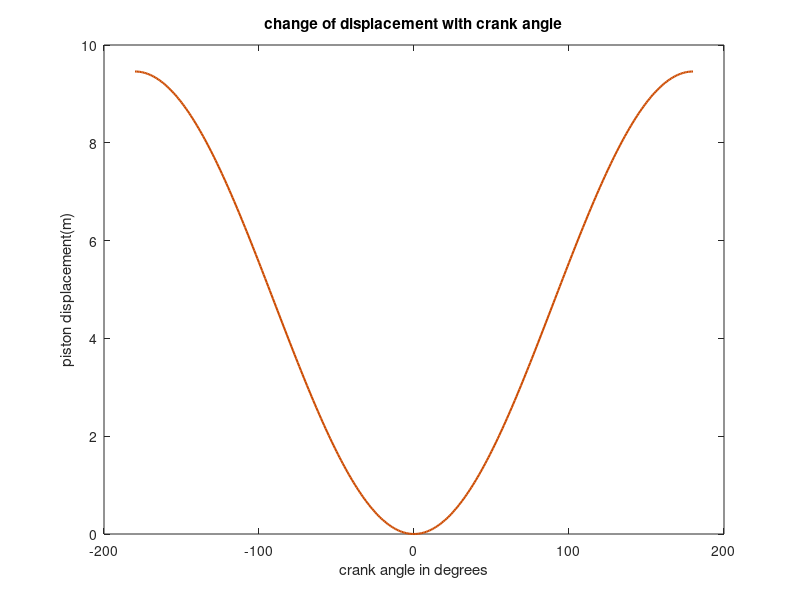

The MATLAB source for this figure: (Note: this script raises an error after producing the figure.)
%% Miller Cycle - The Chemical Oxen - Thermo Team 
% Sourcing: https://www.mathworks.com/matlabcentral/fileexchange/72686-internal-combustion-engines
%%% Combustion report
% submitted to:Prof.Osama el Bahar
% submitted by :Omar Ahmed Mohamed
% sec:3
% B.N.:7
%% constants
close all
clear all
clc
s=8.90179600020877; %stroke in meters
r=s/2; % radius
l=4*s; % connecting rod length
tmax=3000; %peak temperature in K
rc=9;%compression ratio
d=s; %diameter in meter
cv=0.718;
gamma=1.4;
n=5000; %r.p.m
theta_deg=-180:1:180;%cranck angle
theta=pi/180*theta_deg;% cranck angle in radians
p=101325;%inlet pressure 101kPA
t=27+273;%inlet temperature 300K
R=0.287; % air gas constant
%% space conservation for constant gamma
y=zeros(1,361);%position
ys=zeros(1,361);%velocity
ya=zeros(1,361);%acceleration
vs=zeros(1,362); %swept volume
ts=zeros(1,362);%instant temperature
ps=zeros(1,362);% instant pressure
wcom=zeros(1,361);% compression work
wexp=zeros(1,361);% expansion work
%% space conservation for variable gamma
gammac=zeros(1,362);% gamma as a function in temperature
cvc=zeros(1,362);% cv as a function in temperature
tsc=zeros(1,362);% instant temperature due to change of gamma
psc=zeros(1,362);% instant pressure due to change of gamma
g=zeros(1,20);% variable gamma
error=zeros(1,361);% error in gamma
%% Calculated constants
w=2*pi*n/60;
y(1)=l*((r/l)^2*sin(theta(1)/2)^2)+r*(1-cos(theta(1)));
ys(1)=r*w*(sin(theta(1))+r/l*sin(2*theta(1))/2);
ya(1)=r*w^2*(cos(theta(1))+r/l*cos(2*theta(1)));
vmax=pi/4*d^2*y(1);% max swept volume
vc=vmax/(rc-1); %clearance volume
vs(1)=vmax+vc;
ts(1)=t;
ps(1)=p;
tsc(1)=t;
psc(1)=p;
gammac(1)=1.4;
cvc(1)=0.71;
vs(362)=vmax+vc;
ts(362)=t;
ps(362)=p;
tsc(362)=t;
psc(362)=p;
%% Equations and loops
for i=2:361
    if i<181
        
        y(i)=l*((r/l)^2*sin(theta(i)/2)^2)+r*(1-cos(theta(i)));
        ys(i)=r*w*(sin(theta(i))+r/l*sin(2*theta(i))/2);
        ya(i)=r*w^2*(cos(theta(i))+r/l*cos(2*theta(i)));
        vs(i)=vc+pi/4*d^2*y(i);
        
        %% for contant gamma
        ps(i)=(vs(i-1)/vs(i))^gamma*ps(i-1);
        ts(i)=(vs(i-1)/vs(i))^(gamma-1)*ts(i-1);
        
        
        %% for variable gamma
        g(1)=gammac(i-1);
        
        for j=2:20
            t2=(vs(i-1)/vs(i))^(g(j-1)-1)*tsc(i-1);
            cv2=(0.71*(t2-tsc(i-1))+19*10^(-5)/2*((t2)^2-(tsc(i-1))^2))/(t2-tsc(i-1));
            g(j)=(cv2+R)/cv2;
            error(i)=(abs((g(j-1)-g(j))))/g(j);
        end
        
        gammac(i)=g(20);
        cvc(i)=cv2;
        tsc(i)=t2;
        psc(i)=(vs(i-1)/vs(i))^gammac(i)*psc(i-1);
        
    elseif i==181
        
        y(i)=l*((r/l)^2*sin(theta(i)/2)^2)+r*(1-cos(theta(i)));
        ys(i)=r*w*(sin(theta(i))+r/l*sin(2*theta(i))/2);
        ya(i)=r*w^2*(cos(theta(i))+r/l*cos(2*theta(i)));
        vs(i)=vc;
        %% for constant gamma
        ts(i)=tmax;
        ps(i)=(ts(i)/ts(i-1))*ps(i-1);
        
        %% for variable gamma
        tsc(i)=tmax;
        psc(i)=(tsc(i)/tsc(i-1))*psc(i-1);
        cvc(i)=0.71+19*10^(-5)/2*(tsc(i)-tsc(i-1));
        gammac(i)=(cvc(i)+R)/cvc(i);
        
        
    else
        y(i)=l*((r/l)^2*sin(theta(i)/2)^2)+r*(1-cos(theta(i)));
        ys(i)=r*w*(sin(theta(i))+r/l*sin(2*theta(i))/2);
        ya(i)=r*w^2*(cos(theta(i))+r/l*cos(2*theta(i)));
        vs(i)=vc+pi/4*d^2*y(i);
        
        %% for constant gamma
        ps(i)=(vs(i-1)/vs(i))^gamma*ps(i-1);
        ts(i)=(vs(i-1)/vs(i))^(gamma-1)*ts(i-1);
        
        
        %% for variable gamma
        g(1)=gammac(i-1);
        
        for j=2:20
            t2=(vs(i-1)/vs(i))^(g(j-1)-1)*tsc(i-1);
            cv2=(0.71*(t2-tsc(i-1))+19*10^(-5)/2*((t2)^2-(tsc(i-1))^2))/(t2-tsc(i-1));
            g(j)=(cv2+R)/cv2;
            error(i)=(abs((g(j-1)-g(j))))/g(j);
        end
        
        gammac(i)=g(20);
        cvc(i)=cv2;
        tsc(i)=t2;
        psc(i)=(vs(i-1)/vs(i))^gammac(i)*psc(i-1);
        
    end
    
end
%% from data calculated above for constant gamma
qrej=cv*(ts(361)-ts(362));% q rejected
qadded=cv*(ts(181)-ts(180));% q added
wcomt=cv*(ts(180)-ts(1));%total compression work
wexpt=cv*(ts(181)-ts(361));%total expansion work
wt=wexpt-wcomt;%total cycle work
eta=wt/qadded; %efficiency
%% from data calculated above for variable gamma
gammac(362)=1.4;
cvc(362)=0.71+19*10^(-5)/2*(tsc(361)+tsc(362));
qaddedc=(0.71+19*10^(-5)/2*(tsc(180)+tsc(181)))*(tsc(181)-tsc(180));
qrejc=cvc(362)*(tsc(361)-tsc(362));
wcomtc=(0.71+19*10^(-5)/2*(tsc(1)+tsc(180)))*(tsc(180)-tsc(1));
wexptc=(0.71+19*10^(-5)/2*(tsc(180)+tsc(361)))*(tsc(181)-tsc(361));
wtc=wexptc-wcomtc;
etac=wtc/qaddedc;
%% figures
figure;
plot(theta_deg,y,'Color',[0.8 0.3 0.01],'LineWidth',1.5,'LineStyle','-','Marker','none','MarkerSize',15)
title('change of displacement with crank angle')
xlabel('crank angle in degrees')
ylabel('piston displacement(m)')
ax = gca; ax.FontName = 'Century Gothic'; ax.FontSize=16; ax.FontWeight='bold'; ax.GridAlpha=0.07; ax.GridLineStyle='--'; ax.LineWidth=1.5; ax.XColor=[0 0 0]; ax.XMinorTick='on'; ax.YColor=[0 0 0]; ax.YMinorTick='on';
figure;
plot(theta_deg,ys,'Color',[0.8 0.3 0.01],'LineWidth',1.5,'LineStyle','-','Marker','none','MarkerSize',15)
xlabel('crank angle in degrees')
ylabel('piston velocity(m/sec)')
title('change of piston velocity with crank angle')
ax = gca; ax.FontName = 'Century Gothic'; ax.FontSize=16; ax.FontWeight='bold'; ax.GridAlpha=0.07; ax.GridLineStyle='--'; ax.LineWidth=1.5; ax.XColor=[0 0 0]; ax.XMinorTick='on'; ax.YColor=[0 0 0]; ax.YMinorTick='on';
figure;
plot(theta_deg,ya,'Color',[0.8 0.3 0.01],'LineWidth',1.5,'LineStyle','-','Marker','none','MarkerSize',15)
xlabel('crank angle in degrees')
ylabel('piston accceleration(m/sec^2)')
title('change of piston displacement with crank angle')
ax = gca; ax.FontName = 'Century Gothic'; ax.FontSize=16; ax.FontWeight='bold'; ax.GridAlpha=0.07; ax.GridLineStyle='--'; ax.LineWidth=1.5; ax.XColor=[0 0 0]; ax.XMinorTick='on'; ax.YColor=[0 0 0]; ax.YMinorTick='on';
figure;
plot(vs,ps,'b',vs,psc,'r','LineWidth',1.5,'LineStyle','-','Marker','none','MarkerSize',15)
legend('temp independent properties ','temp dependent properties')
xlabel('volume (m^3/sec)')
ylabel('pressure(Pa)')
title('cycle PV diagram')
ax = gca; ax.FontName = 'Century Gothic'; ax.FontSize=16; ax.FontWeight='bold'; ax.GridAlpha=0.07; ax.GridLineStyle='--'; ax.LineWidth=1.5; ax.XColor=[0 0 0]; ax.XMinorTick='on'; ax.YColor=[0 0 0]; ax.YMinorTick='on';
figure;
plot(theta_deg,ps(1:361),'b',theta_deg,psc(1:361),'r','LineWidth',1.5,'LineStyle','-','Marker','none','MarkerSize',15)
legend('temp independent properties ','temp dependent properties')
xlabel('crank angle in degrees')
ylabel('pressure(Pa)')
title('change of pressure with crank angle')
ax = gca; ax.FontName = 'Century Gothic'; ax.FontSize=16; ax.FontWeight='bold'; ax.GridAlpha=0.07; ax.GridLineStyle='--'; ax.LineWidth=1.5; ax.XColor=[0 0 0]; ax.XMinorTick='on'; ax.YColor=[0 0 0]; ax.YMinorTick='on';
figure;
plot(gammac(1:180),tsc(1:180),'c',gammac(180:181),tsc(180:181),'r',gammac(181:361),tsc(181:361),'b','LineWidth',1.5,'LineStyle','-','Marker','none','MarkerSize',15)
legend('compression','combustion','expansion')
xlabel('gamma')
ylabel('temperature(k)')
title('change of gamma with temperature')
ax = gca; ax.FontName = 'Century Gothic'; ax.FontSize=16; ax.FontWeight='bold'; ax.GridAlpha=0.07; ax.GridLineStyle='--'; ax.LineWidth=1.5; ax.XColor=[0 0 0]; ax.XMinorTick='on'; ax.YColor=[0 0 0]; ax.YMinorTick='on';
